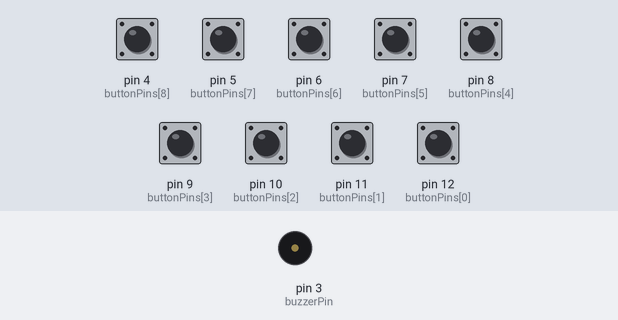
A sketch run on a simulated Arduino Uno, built with avr-gcc and run on an emulated ATmega328P. On the bench: buzzer (waves = sounding). Inputs (shaded band) come from the test bench; at power-on: pin 4 (buttonPins[8]), pin 5 (buttonPins[7]), pin 6 (buttonPins[6]), pin 7 (buttonPins[5]), pin 8 (buttonPins[4]), pin 9 (buttonPins[3]), pin 10 (buttonPins[2]), pin 11 (buttonPins[1]), pin 12 (buttonPins[0]) HIGH. What the sketch prints to the serial monitor is not drawn.

Above: at 1.3 s.
1.4 s: pin 4 (buttonPins[8]) pulled LOW for 0.15 s
At 1.47 s:
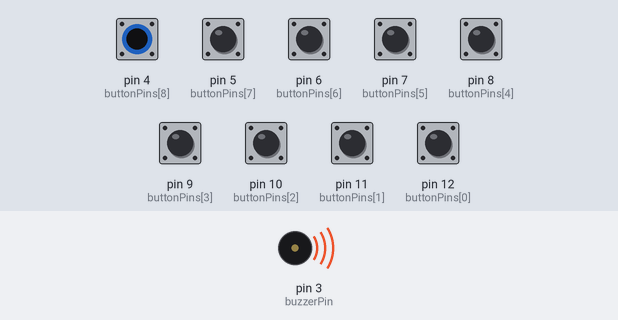
Timing chart, 0 to 4.4 s (numbered marks = the images above; inputs shaded):
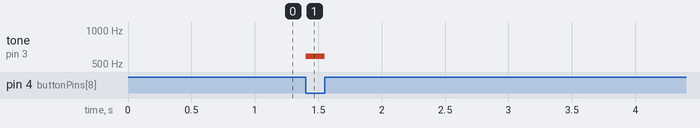

Measured:
- after the input at 1.4 s, tone on pin 3 (buzzerPin): silent → 587 Hz at once, → silent 0.15 s later

The sketch:

buzzer_mini_piano.ino
```cpp
// Her bir butonun bağlı olduğu pinleri tanımlıyoruz
const int buttonPins[9] = {12, 11, 10, 9, 8, 7, 6, 5, 4}; // 4 son butonun pini

// Buzzer'ın bağlı olduğu pin
const int buzzerPin = 3; // Buzzer artık 3. pine bağlı

// Her bir butona karşılık gelen frekansları tanımlıyoruz
const int tones[9] = {
  262, // Do
  294, // Re
  330, // Mi
  349, // Fa
  392, // Sol
  440, // La
  494, // Si
  523, // Do (üst)
  587  // Re (üst) — yeni eklenen butonun tonu
};

void setup() {
  Serial.begin(9600);
  delay(100); // Bazı durumlarda gerekli
  Serial.println("GITHUB TEST");

  // Buton pinlerini INPUT_PULLUP yapıyoruz
  for (int i = 0; i < 9; i++) {
    pinMode(buttonPins[i], INPUT_PULLUP);
  }

  // Buzzer çıkış pini
  pinMode(buzzerPin, OUTPUT);
}

void loop() {
  bool played = false;

  // Butonları sırayla kontrol ediyoruz
  for (int i = 0; i < 9; i++) {
    // Butona basıldığında pin LOW olur (çünkü pull-up kullanıyoruz)
    if (digitalRead(buttonPins[i]) == LOW) {
      tone(buzzerPin, tones[i]);
      played = true;
      break; // İlk basılan tuşun sesini çal ve döngüden çık
    }
  }

  // Hiçbir tuşa basılmamışsa buzzeri sustur
  if (!played) {
    noTone(buzzerPin);
  }
}
```
